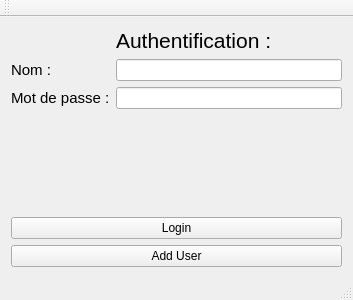
<?xml version="1.0" encoding="UTF-8"?>
<ui version="4.0">
 <class>MainWindow</class>
 <widget class="QMainWindow" name="MainWindow">
  <property name="geometry">
   <rect>
    <x>0</x>
    <y>0</y>
    <width>353</width>
    <height>300</height>
   </rect>
  </property>
  <property name="windowTitle">
   <string>MainWindow</string>
  </property>
  <widget class="QWidget" name="centralWidget">
   <layout class="QHBoxLayout" name="horizontalLayout">
    <item>
     <layout class="QGridLayout" name="gridLayout">
      <item row="1" column="0">
       <layout class="QVBoxLayout" name="verticalLayout">
        <item>
         <widget class="QPushButton" name="pushButton_2">
          <property name="text">
           <string>Login</string>
          </property>
         </widget>
        </item>
        <item>
         <widget class="QPushButton" name="pushButton_3">
          <property name="text">
           <string>Add User</string>
          </property>
         </widget>
        </item>
       </layout>
      </item>
      <item row="0" column="0">
       <layout class="QFormLayout" name="formLayout">
        <item row="4" column="1">
         <widget class="QLineEdit" name="lineEdit"/>
        </item>
        <item row="7" column="0">
         <widget class="QLabel" name="label_3">
          <property name="font">
           <font>
            <family>Arial</family>
            <pointsize>11</pointsize>
           </font>
          </property>
          <property name="text">
           <string>Mot de passe :</string>
          </property>
         </widget>
        </item>
        <item row="7" column="1">
         <widget class="QLineEdit" name="lineEdit_2">
          <property name="font">
           <font>
            <stylestrategy>PreferDefault</stylestrategy>
           </font>
          </property>
          <property name="layoutDirection">
           <enum>Qt::RightToLeft</enum>
          </property>
          <property name="inputMethodHints">
           <set>Qt::ImhHiddenText|Qt::ImhLatinOnly|Qt::ImhNoAutoUppercase|Qt::ImhNoPredictiveText|Qt::ImhSensitiveData</set>
          </property>
          <property name="echoMode">
           <enum>QLineEdit::Password</enum>
          </property>
         </widget>
        </item>
        <item row="4" column="0">
         <widget class="QLabel" name="label_2">
          <property name="font">
           <font>
            <family>Arial</family>
            <pointsize>11</pointsize>
           </font>
          </property>
          <property name="text">
           <string>Nom :</string>
          </property>
         </widget>
        </item>
        <item row="2" column="1">
         <widget class="QLabel" name="label">
          <property name="font">
           <font>
            <family>Arial</family>
            <pointsize>16</pointsize>
           </font>
          </property>
          <property name="text">
           <string>Authentification :</string>
          </property>
         </widget>
        </item>
       </layout>
      </item>
     </layout>
    </item>
   </layout>
  </widget>
  <widget class="QToolBar" name="mainToolBar">
   <attribute name="toolBarArea">
    <enum>TopToolBarArea</enum>
   </attribute>
   <attribute name="toolBarBreak">
    <bool>false</bool>
   </attribute>
  </widget>
  <widget class="QStatusBar" name="statusBar"/>
 </widget>
 <layoutdefault spacing="6" margin="11"/>
 <resources/>
 <connections/>
</ui>
